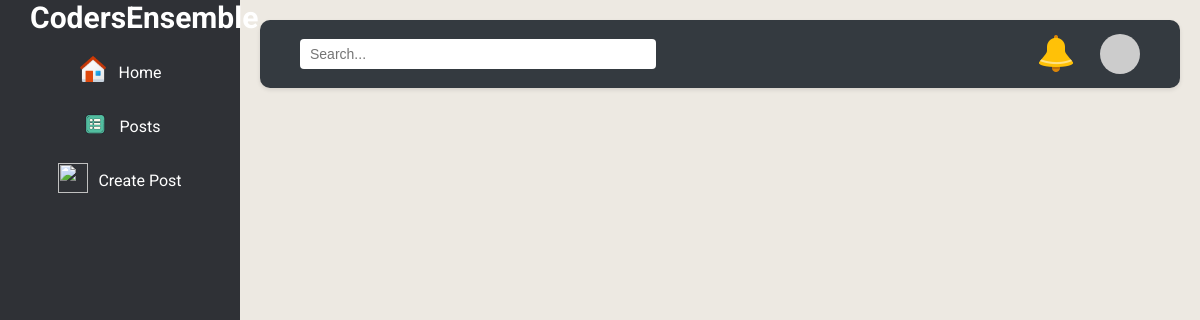
The page /dashboard (signed in) on the database as committed earlier.
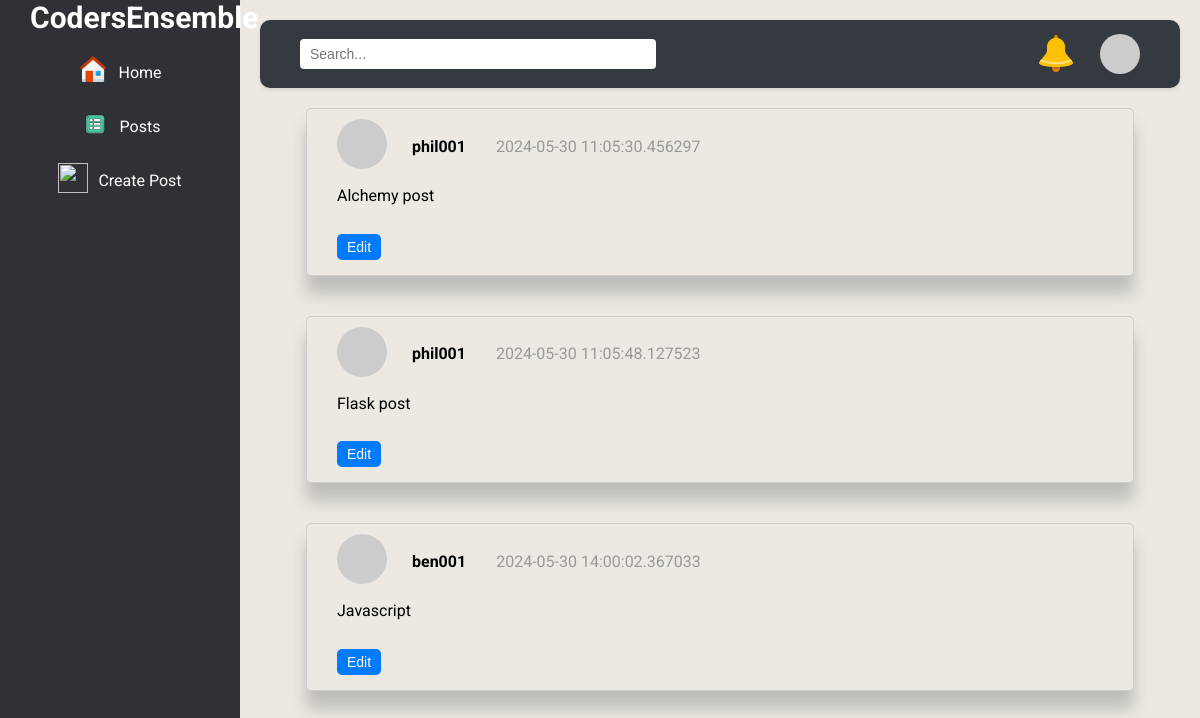
The same page on the database as committed later.
### app/models.py (models this page shows, shortened)
class Post(db.Model):
    __tablename__ = 'posts'
    id = db.Column(db.Integer, primary_key=True)
    title = db.Column(db.String(100), nullable=False)
    content = db.Column(db.Text, nullable=False)
    created_at = db.Column(db.DateTime, default=datetime.utcnow)
    updated_at = db.Column(db.DateTime, default=datetime.utcnow, onupdate=datetime.utcnow)
    user_id = db.Column(db.Integer, db.ForeignKey('users.user_id'), nullable=False)
    author = relationship("User", backref="posts", lazy=True)
    """
    def __repr__(self):
        return f"<Post {self.id} - {self.title}>"
    """
    def __repr__(self):
        return f"Post('{self.title}', '{self.date_posted}')"

class User(UserMixin, db.Model):
    __tablename__ = "users"
    user_id = db.Column(db.Integer, primary_key=True)
    username = db.Column(db.String(50), unique=True, nullable=False)
    firstname = db.Column(db.String(50), nullable=False)
    lastname = db.Column(db.String(50), nullable=False)
    email = db.Column(db.String(100), unique=True, nullable=False)
    password_hash = db.Column(db.String(200), nullable=False)
    bio = db.Column(db.Text(200))
    profile_picture = db.Column(db.String(256))
    created_at = db.Column(db.DateTime, default=datetime.utcnow)
    updated_at = db.Column(
        db.DateTime,
        default=datetime.utcnow,
        onupdate=datetime.utcnow
    )
    skills = db.relationship('UserSkills', backref='user', lazy=True)
    projects = db.relationship('UserProject', backref='user', lazy=True)
    def avatar(self, size):
        digest = md5(self.email.lower().encode('utf-8')).hexdigest()
        return f'https://www.gravatar.com/avatar/{digest}?d=identicon&s={size}'

### app/views/auth.py (the view)
@auth_bp.route('/dashboard', methods=['POST', 'GET'])
def dashboard():
    posts = Post.query.all()
    return render_template('main/dashboard.html', posts=posts)

### app/models.py (called while the page is built)
@login_manager.user_loader
def load_user(user_id):
    return User.query.get(int(user_id))

### app/templates/main/dashboard.html (shortened to what this page needs)
<!DOCTYPE html>
<html lang="en">
<head>
    <link rel="stylesheet" href="{{ url_for('static', filename='css/styles.css') }}">
</head>
<body id="dash-body">
    <div class="dashboard">
        <div class="sidebar">
            <div class="logo">
                <a href="#" id="logo">CodersEnsemble</a>
            </div>
            <div class="home">
                <a href="{{ url_for('auth.dashboard') }}"><img class="icons-dash"
                        src="{{ url_for('static', filename='img/home.png') }}" alt=""></a>
                <a href="{{ url_for('auth.dashboard') }}">
                    <p>Home</p>
                </a>
            </div>
            <div class="posts">
                <a href="{{ url_for('auth.dashboard') }}"><img class="icons-dash"
                        src="{{ url_for('static', filename='img/posts.png') }}" alt=""></a>
                <a href="{{ url_for('auth.dashboard') }}">
                    <p>Posts</p>
                </a>
            </div>
            <div class="create">
                <a href="{{ url_for('main.post')}}"><img class="icons-dash"
                        src="{{ url_for('static', filename='img/create.png') }}" alt=""></a>
                <a href="{{ url_for('main.post')}}">
                    <p>Create Post</p>
                </a>
            </div>
        </div>
        <div class="main-content">
            <div class="dash-header">
                <div class="Search">
                    <input type="text" placeholder="Search...">
                </div>
                <div class="header-right">
                    <img src="{{url_for('static', filename='/img/notifications.png')}}" alt="notifications">
                    <div class="avatar-container">
                        <img class="avatar-img" id="avatar-img" src="{{ current_user.avatar(128) }}" alt="user avatar">
                    </div>
                </div>
            </div>
            {% for post in posts %}
            <div class="post-window">
                <div class="post-top">
                    <div class="avatar">
                        <img class="avatar-img" src="{{ current_user.avatar(128) }}" alt="user avatar">
                    </div>
                    <div class="author-name">
                        {{ post.author.username }}
                    </div>
                    <div class="time">
                        {{ post.created_at }}
                    </div>
                </div>
                <div class="post-content">
                    <p class="content" id="postContent-{{ post.id }}">{{ post.content }}</p>
                </div>
                <button class="editBtn" data-post-id="{{ post.id }}">Edit</button>
            </div>
            {% endfor %}
        </div>
    </div>
</body>
</html>

Rows that differ between the two databases and show on the page:
added Post: author.username "phil001", created_at "2024-05-30 11:05:30.456297", content "Alchemy post"
added Post: author.username "phil001", created_at "2024-05-30 11:05:48.127523", content "Flask post"
added Post: author.username "ben001", created_at "2024-05-30 14:00:02.367033", content "Javascript"
